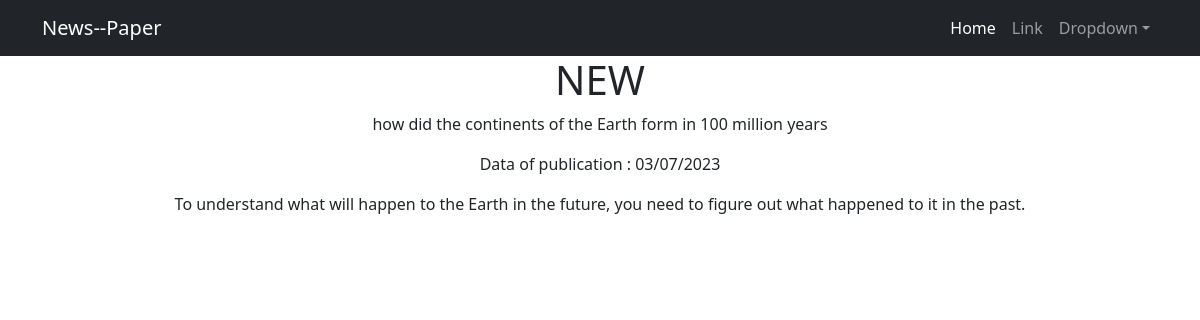
Before: /news/3 with the older database file.
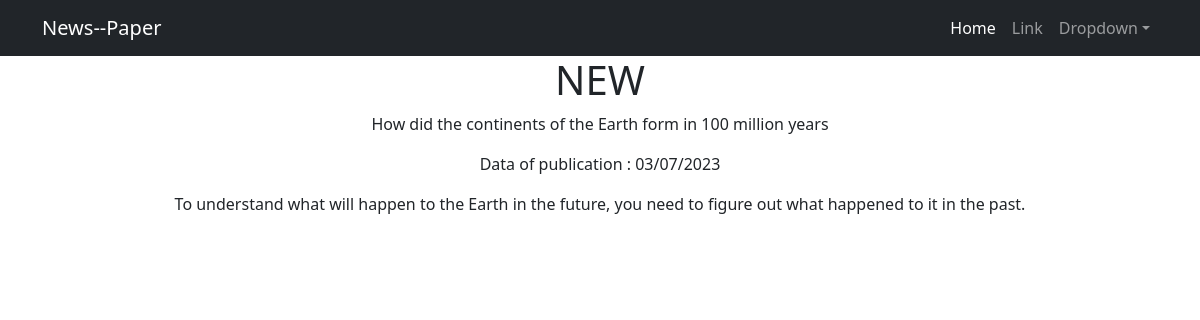
After: the same page with the newer database file.
### news/models.py (models this page shows, shortened)
class Post(models.Model):
    objects = None
    author = models.ForeignKey(Author, on_delete=models.CASCADE)
    typContent = models.TextChoices('News', 'Article')
    newsArticle = models.CharField(blank=False, choices=typContent.choices, max_length=7)
    dateTime = models.DateTimeField(auto_now_add=True)
    category = models.ManyToManyField(Category, through='PostCategory')
    title = models.CharField(max_length=255)
    text = models.TextField()
    rating = models.SmallIntegerField(default=0)

### news/views.py (the view)
# urls.py: path('<int:pk>', PostDetail.as_view(), name='post_detail'),
class PostDetail(DetailView):
    model = Post
    template_name = 'head.html'
    context_object_name = 'title'

### news/templatetags/custom_filters.py (called while the page is built)
@register.filter(name='censor')
def censor(value):
    sent = value.split()
    for i in bad_words:
        for words in sent:
            if i in words:
                pos = sent.index(words)
                sent.remove(words)
                sent.insert(pos, '*' * len(i))
    return " ".join(sent)

### templates/head.html (shortened to what this page needs)
<!DOCTYPE html>
{% extends 'default.html' %}
{% load custom_filters %}
{% block content %}
    <h1>NEW</h1>
        <p>{{ title.title|censor }}</p>
        <p>Data of publication : {{ title.dateTime|date:"SHORT_DATE_FORMAT" }}</p>
        <p>{{ title.text|censor }}</p>
{% endblock content %}

Changed rows visible on the page:
changed Post: title|censor "how did the continents of the Earth form in 100 million years" → "How did the continents of the Earth form in 100 million years"
